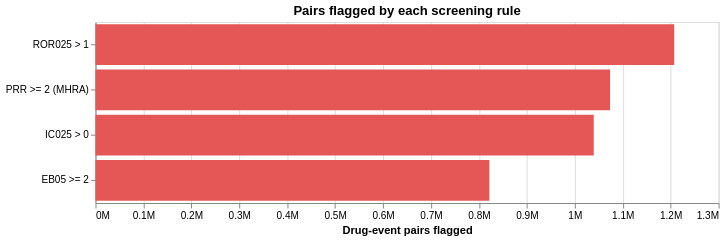

The Vega-Lite source for this figure:
### Vega-Lite specification from a JSON file in a GitHub repository (floating-point values rounded to 4 significant figures)
{"config": {"view": {"continuousWidth": 300, "continuousHeight": 300}}, "data": {"name": "data-45d3d8ce336ca16dc17d5cf947d8cbad"}, "mark": {"type": "bar", "color": "#E45756"}, "encoding": {"tooltip": [{"field": "pairs", "format": ",", "type": "quantitative"}], "x": {"axis": {"format": "~s"}, "field": "pairs", "title": "Drug-event pairs flagged", "type": "quantitative"}, "y": {"field": "measure", "sort": "-x", "title": null, "type": "nominal"}}, "height": 180, "title": "Pairs flagged by each screening rule", "width": 620, "$schema": "https://vega.github.io/schema/vega-lite/v6.1.0.json", "datasets": {"data-45d3d8ce336ca16dc17d5cf947d8cbad": [{"measure": "ROR025 > 1", "pairs": 1207456}, {"measure": "PRR >= 2 (MHRA)", "pairs": 1073627}, {"measure": "IC025 > 0", "pairs": 1039569}, {"measure": "EB05 >= 2", "pairs": 821847}]}}
